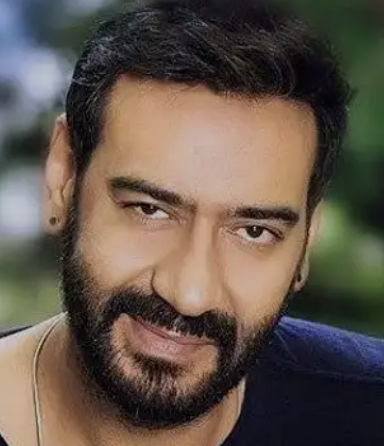
#> input picture test/Ajay1.png, 384 x 446 px; its folder holds only this picture in this run
$ python Feature_based.py
#> lines starting #> are read from the running program, lines starting #| are printed output that depends on the picture; after the words box and inside, x2 and y2 are one past the last pixel; in counts of white or black regions, pixels touching at a corner belong together

# SIFT (Scale Invariant Feature Transform)


import cv2 as cv
import os
import math
import numpy as np
import time


dir = 'Master_fold'
test_gall = 'test'

import numpy as np


# [18 lines of commented-out code are left out]

kp_Dis = []
names=[]

matches= {}
test_data={}
inf_time={}

for file_name in os.listdir(test_gall):
    img_read = os.path.join(test_gall, file_name)
    img = cv.imread(img_read)
#> img is the input picture: shape (446, 384, 3); mean B, G, R 75, 85.6, 97.9
    img = cv.resize(img, (500, 500))
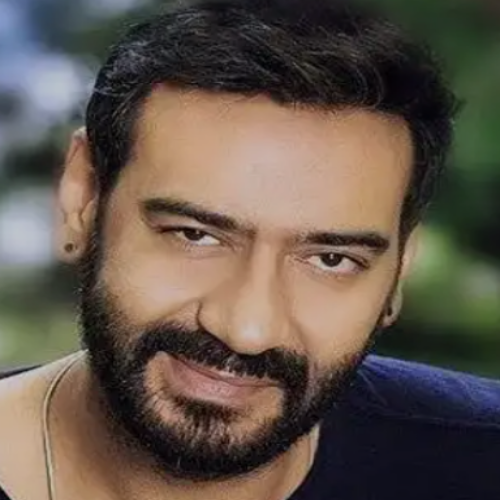
#> img: shape (500, 500, 3); mean B, G, R 74.9, 85.5, 97.8
    gray_img = cv.cvtColor(img, cv.COLOR_BGR2GRAY)
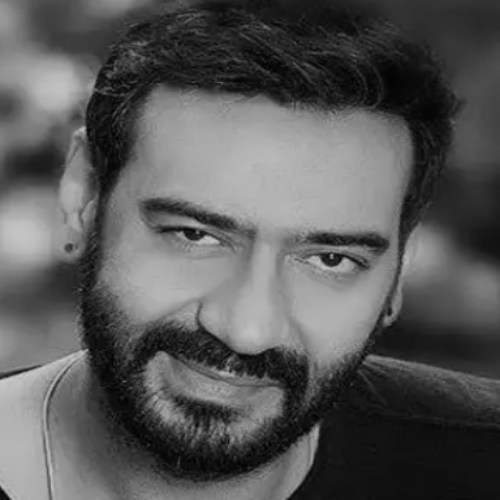
#> gray_img: shape (500, 500); min 0, max 203, mean 87.9

    sift = cv.SIFT_create()

    if img is None:
        continue

    t11= time.time()
    kp, des = sift.detectAndCompute(gray_img, None)
#> kp = 723 keypoints; strongest (x, y, size): (57, 88, 40.3), (191, 233, 8.6), (315, 432, 7), (276, 213, 157.8)
    t12= time.time()

    print('inference time for',file_name, ': ',t12 - t11)

    # print(kp,'\n')

    kp_test = []

    matched = []

    matches = {}

    print(des.shape)
#| (723, 128)
    print('\nlenght of test image descriptor for ', file_name, ': ', len(des), '\n')
#| lenght of test image descriptor for  Ajay1.png :  723

    img = cv.drawKeypoints(gray_img, kp, img)
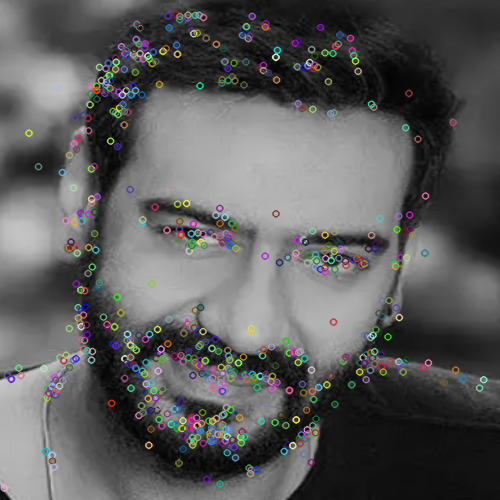
#> img: shape (500, 500, 3); mean B, G, R 90.7, 90.8, 90.9
    img = cv.drawKeypoints(gray_img, kp, img, flags=cv.DRAW_MATCHES_FLAGS_DRAW_RICH_KEYPOINTS)
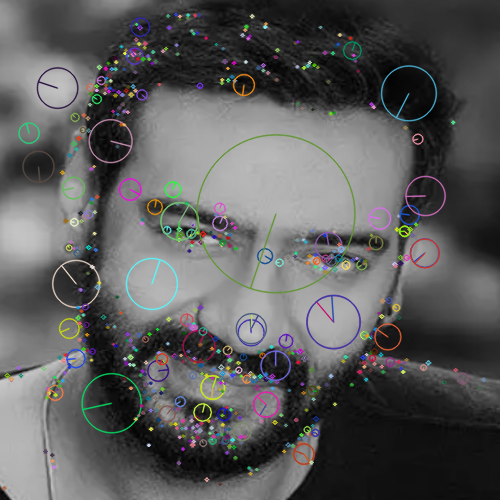
#> img: shape (500, 500, 3); 15.69% of pixels changed, all inside (x1, y1, x2, y2) = (0, 10, 488, 493)

    t=0
    test_data[file_name]={}
    inf_time[file_name]={}

#> (the run stopped early here; a loop or call above may not have finished)

$ run again, on test/Aman1.jpg
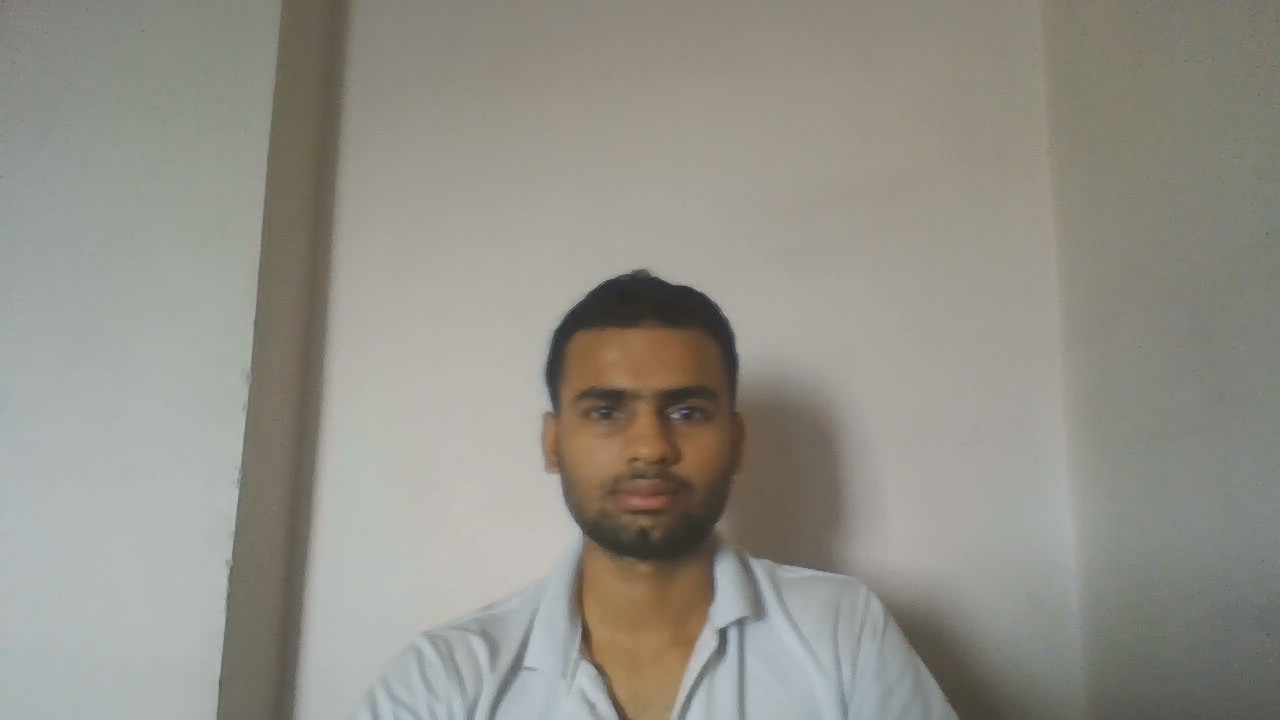
#> input picture test/Aman1.jpg, 1280 x 720 px
#> img is the input picture: shape (720, 1280, 3); mean B, G, R 136.6, 144.8, 146.7
#> `gray_img = cv.cvtColor(img, cv.COLOR_BGR2GRAY)`:
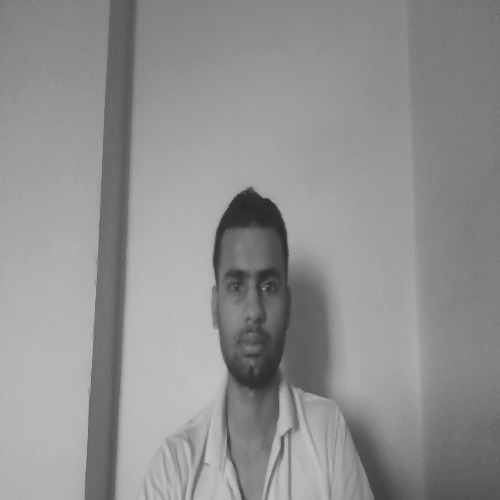
#> gray_img: shape (500, 500); min 40, max 194, mean 144.3
#> kp = 78 keypoints; strongest (x, y, size): (251, 211, 30.4), (273, 347, 75.5), (282, 438, 3.2), (264, 289, 2.3)
#| (78, 128)
#| lenght of test image descriptor for  Aman1.jpg :  78
#> `img = cv.drawKeypoints(gray_img, kp, img, flags=cv.DRAW_MATCHES_FLAGS_..`:
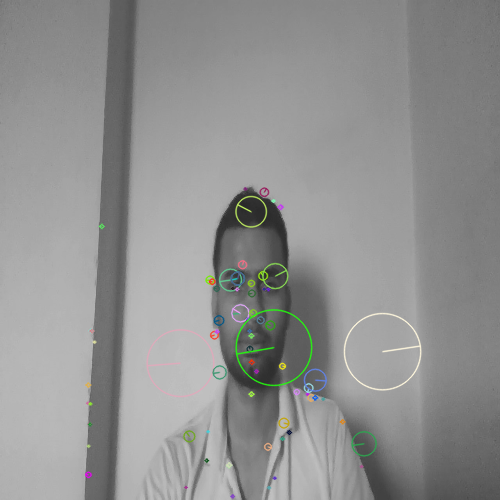
#> img: shape (500, 500, 3); mean B, G, R 144.3, 144.9, 144.5

$ run again, on test/AmanP.jpg
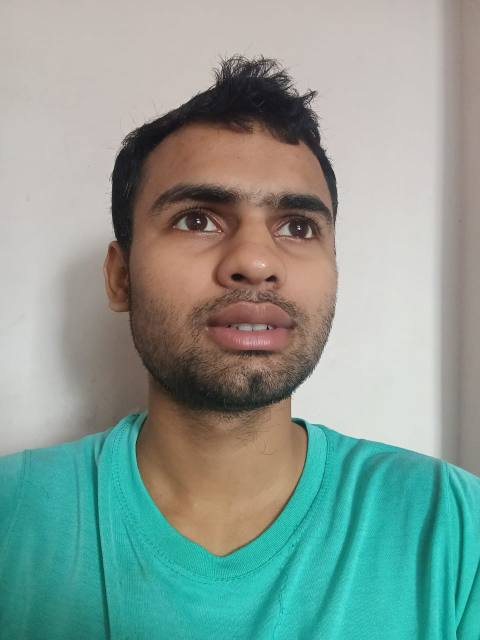
#> input picture test/AmanP.jpg, 960 x 1280 px (shown at 1/2 size)
#> img is the input picture: shape (1280, 960, 3); mean B, G, R 148.1, 156.8, 134.7
#> `gray_img = cv.cvtColor(img, cv.COLOR_BGR2GRAY)`:
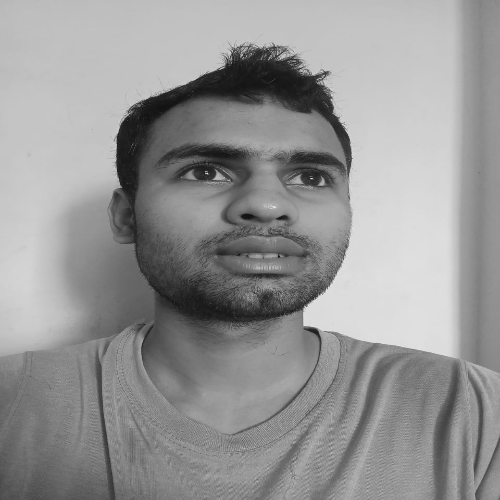
#> gray_img: shape (500, 500); min 14, max 232, mean 149.1
#> kp = 298 keypoints; strongest (x, y, size): (315, 331, 5.1), (138, 129, 31.4), (322, 183, 3.7), (218, 176, 4.8)
#| (298, 128)
#| lenght of test image descriptor for  AmanP.jpg :  298
#> `img = cv.drawKeypoints(gray_img, kp, img, flags=cv.DRAW_MATCHES_FLAGS_..`:
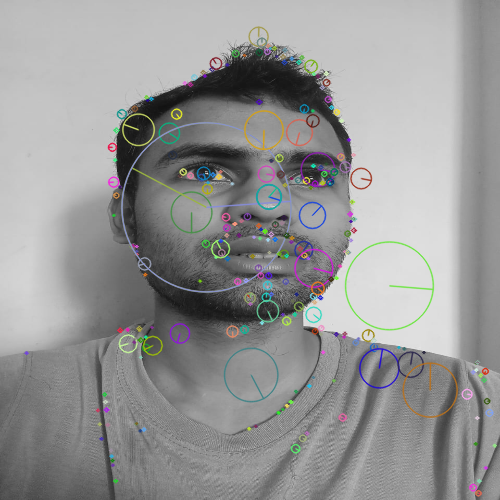
#> img: shape (500, 500, 3); mean B, G, R 149.2, 149.5, 149.3

$ run again, on test/Apman12.jpg
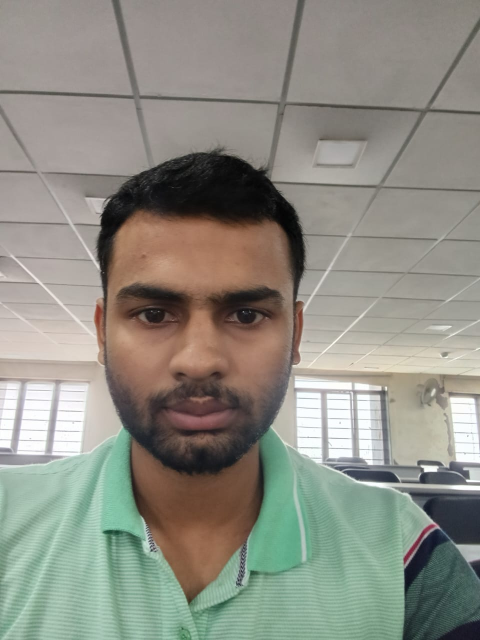
#> input picture test/Apman12.jpg, 960 x 1280 px (shown at 1/2 size)
#> img is the input picture: shape (1280, 960, 3); mean B, G, R 132, 141.8, 142.1
#> `gray_img = cv.cvtColor(img, cv.COLOR_BGR2GRAY)`:
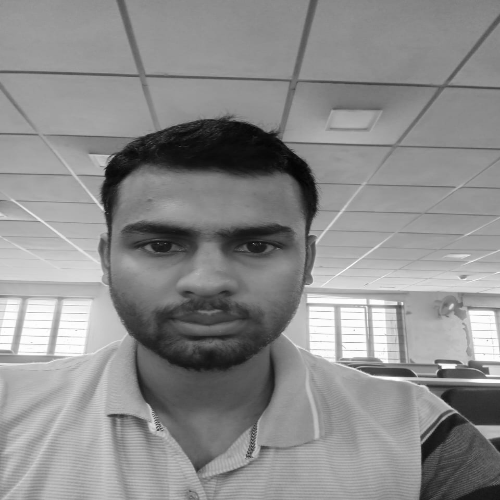
#> gray_img: shape (500, 500); min 3, max 255, mean 140.7
#> kp = 536 keypoints; strongest (x, y, size): (444, 366, 4.1), (452, 366, 3.9), (442, 373, 5.9), (235, 148, 46.6)
#| (536, 128)
#| lenght of test image descriptor for  Apman12.jpg :  536
#> `img = cv.drawKeypoints(gray_img, kp, img, flags=cv.DRAW_MATCHES_FLAGS_..`:
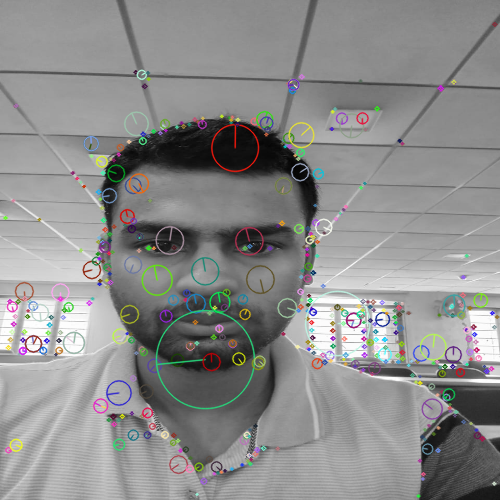
#> img: shape (500, 500, 3); mean B, G, R 139.8, 140.3, 140.2

$ run again, on test/AkshayKumar1.png
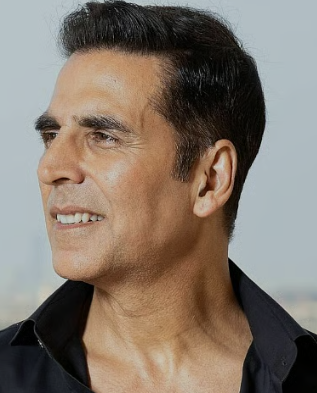
#> input picture test/AkshayKumar1.png, 317 x 393 px
#> img is the input picture: shape (393, 317, 3); mean B, G, R 107.2, 118.5, 130.5
#> kp = 352 keypoints; strongest (x, y, size): (346, 123, 99.9), (74, 162, 22.1), (112, 390, 49.3), (363, 266, 19.9)
#| (352, 128)
#| lenght of test image descriptor for  AkshayKumar1.png :  352
#> `img = cv.drawKeypoints(gray_img, kp, img, flags=cv.DRAW_MATCHES_FLAGS_..`:
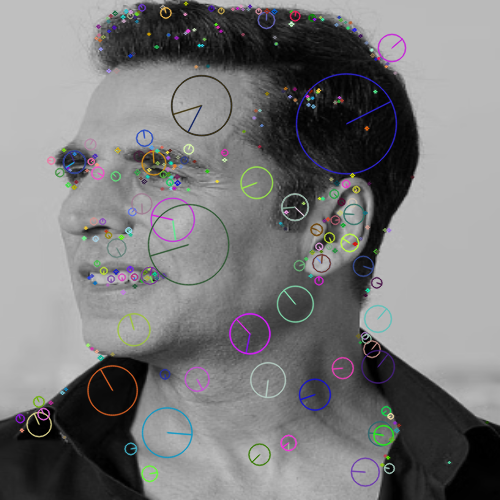
#> img: shape (500, 500, 3); mean B, G, R 121.8, 121.2, 121.4
